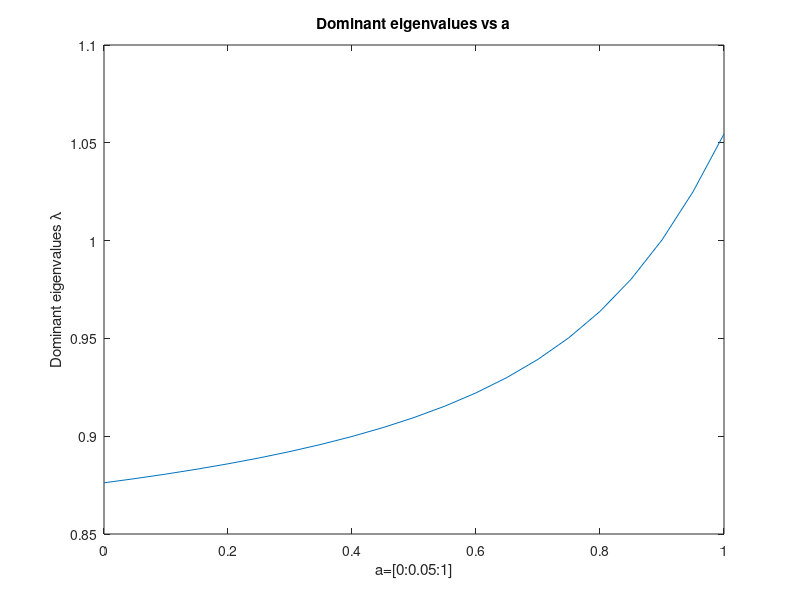

This figure's MATLAB source:
%% Lab 2: 2019862s
% Question 3

% Enter matrix entries, vary A_{2,2}=a, for
% a = [0,1] with increments of 0.05, 
% calculate the dominant eigenvalues,
% and store them in a vector.
% Specify the initial matrix A
A=[   0,     0,      0,      0,   127,     4,      80;...
   0.67,  0.74,      0,      0,     0,     0,       0;...
      0,  0.05,   0.66,      0,     0,     0,       0;...
      0,     0,  0.015,   0.69,     0,     0,       0;...
      0,     0,      0,  0.052,     0,     0,       0;...
      0,     0,      0,      0,  0.81,     0,       0;...
      0,     0,      0,      0,     0,  0.81,   0.81];  
% Pre-allocate the values we want to iterate 
% over for the element in (2, 2)
a = (0:0.05:1)';
% Pre-allocate a vector to store the maximum eigenvalues
A22Vec = NaN * ones(length(a), 1);
% Loop over A22Vec
for i = 1:1:length(a)
    % Obtain the version of A for the current iteration
    A(2, 2) = a(i);
    % Obtain the maximum eigenvalue of the 
    % current A, and store in gVec
    A22Vec(i, 1) = max(eig(A));
end
% Show the vector in the console
disp(A22Vec);
% Begin figure
figure
% Plot the vector with the stored eigenvalues
% vs. a=[0,1], i.e. how the eigenvalues change 
% as we vary the A_{2,2} entry of the Usher matrix
plot(a, A22Vec);
xlabel('a=[0:0.05:1]')
ylabel('Dominant eigenvalues \lambda')
title('Dominant eigenvalues vs a')
